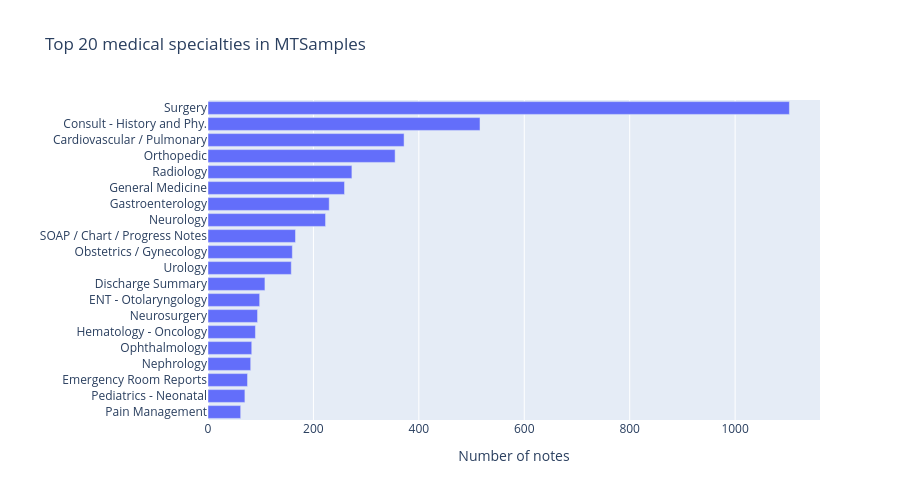

Here is the notebook cell this chart was saved with:
### Markdown cell above
## 3. Specialty Distribution

### Code cell
specialty_counts = (
    df['specialty']
    .value_counts()
    .rename_axis('specialty')
    .reset_index(name='count')
)

fig = px.bar(
    specialty_counts.head(20),
    x='count', y='specialty',
    orientation='h',
    title='Top 20 medical specialties in MTSamples',
    labels={'count': 'Number of notes', 'specialty': ''},
    height=500,
)
fig.update_layout(yaxis={'autorange': 'reversed'})
fig.show()

### Figure 1 — Plotly figure (JSON) as saved in the notebook; plotly's stock layout.template omitted (floating-point values rounded to 4 significant figures)
{"data": [{"hovertemplate": "Number of notes=%{x}<br>=%{y}<extra></extra>", "legendgroup": "", "marker": {"color": "#636efa", "pattern": {"shape": ""}}, "name": "", "orientation": "h", "showlegend": false, "textposition": "auto", "type": "bar", "x": [1103, 516, 372, 355, 273, 259, 230, 223, 166, 160, 158, 108, 98, 94, 90, 83, 81, 75, 70, 62], "xaxis": "x", "y": [" Surgery", " Consult - History and Phy.", " Cardiovascular / Pulmonary", " Orthopedic", " Radiology", " General Medicine", " Gastroenterology", " Neurology", " SOAP / Chart / Progress Notes", " Obstetrics / Gynecology", " Urology", " Discharge Summary", " ENT - Otolaryngology", " Neurosurgery", " Hematology - Oncology", " Ophthalmology", " Nephrology", " Emergency Room Reports", " Pediatrics - Neonatal", " Pain Management"], "yaxis": "y"}], "layout": {"barmode": "relative", "height": 500, "legend": {"tracegroupgap": 0}, "title": {"text": "Top 20 medical specialties in MTSamples"}, "xaxis": {"anchor": "y", "domain": [0, 1], "title": {"text": "Number of notes"}}, "yaxis": {"anchor": "x", "autorange": "reversed", "domain": [0, 1], "title": {"text": ""}}}}
